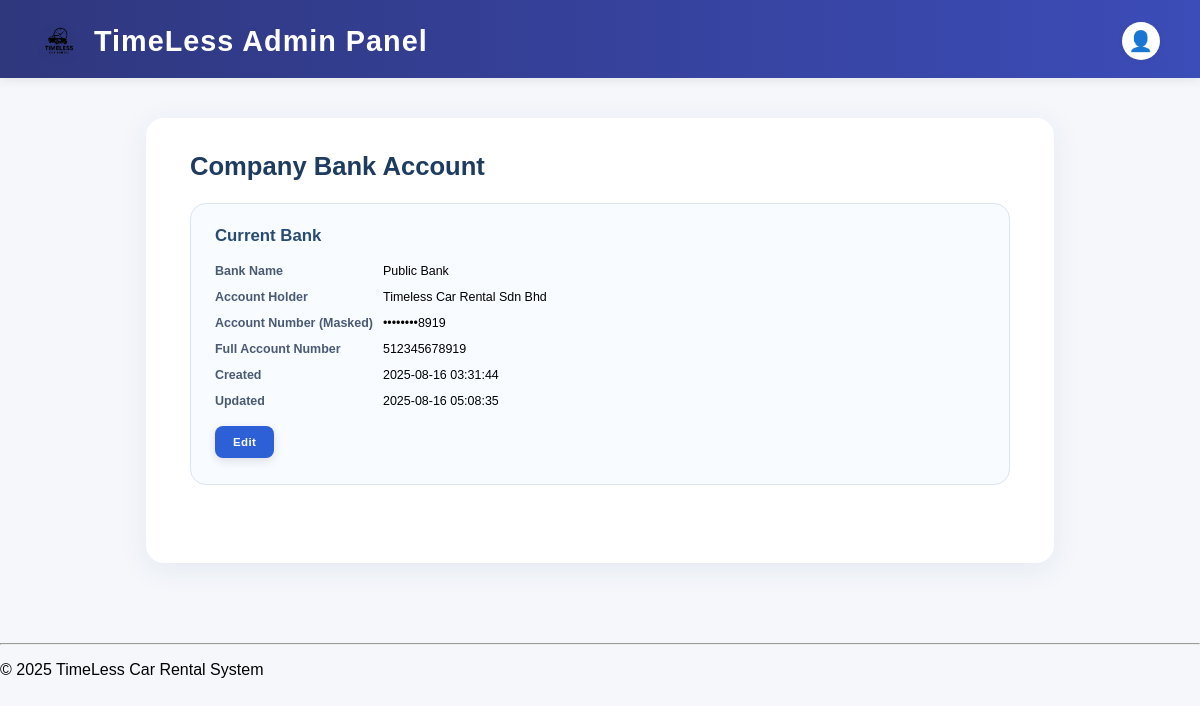
Page /admin/company_banks.php (signed in) on the committed database.
### tables this page shows
CREATE TABLE `company_bank_account` (
  `company_bank_id` int(11) NOT NULL,
  `bank_name` varchar(100) NOT NULL,
  `account_holder` varchar(120) NOT NULL,
  `account_no` varchar(34) NOT NULL,
  `is_active` tinyint(1) NOT NULL DEFAULT 1,
  `display_order` int(11) NOT NULL DEFAULT 0,
  `created_at` datetime NOT NULL DEFAULT current_timestamp(),
  `updated_at` datetime DEFAULT NULL ON UPDATE current_timestamp()
);

### admin/company_banks.php (the view, shortened to what this page needs)
<?php
require_once '../connect.php';
function h($v): string { return htmlspecialchars((string)$v, ENT_QUOTES, 'UTF-8'); }
function maskAcct(?string $acct): string {
    $acct = preg_replace('/\D+/', '', (string)$acct);
    return strlen($acct)<=4 ? $acct : str_repeat('•', strlen($acct)-4).substr($acct,-4);
}
$bankRow = null;
$res = $conn->query("SELECT * FROM company_bank_account ORDER BY company_bank_id LIMIT 1");
if ($res && $res->num_rows) {
    $bankRow = $res->fetch_assoc();
}
$flash = $_GET['flash'] ?? '';
$errors = [];
if (!$errors && !empty($_GET['flash'])) {
} else {
    if (!$flash && !$errors) {
        $res2 = $conn->query("SELECT * FROM company_bank_account ORDER BY company_bank_id LIMIT 1");
        $bankRow = ($res2 && $res2->num_rows) ? $res2->fetch_assoc() : null;
    }
}
include 'admin_header.php';
?>
<!DOCTYPE html>
<html lang="en">
<head>
</head>
<body>
<div class="container">
    <h1>Company Bank Account</h1>
    <?php if ($bankRow): ?>
        <div class="card">
            <h2>Current Bank</h2>
            <table class="kv">
                <tr><th>Bank Name</th><td><?= h($bankRow['bank_name']) ?></td></tr>
                <tr><th>Account Holder</th><td><?= h($bankRow['account_holder']) ?></td></tr>
                <tr><th>Account Number (Masked)</th><td><?= h(maskAcct($bankRow['account_no'])) ?></td></tr>
                <tr><th>Full Account Number</th><td><?= h($bankRow['account_no']) ?></td></tr>
                <tr><th>Created</th><td><?= h($bankRow['created_at']) ?></td></tr>
                <?php if (!empty($bankRow['updated_at'])): ?>
                    <tr><th>Updated</th><td><?= h($bankRow['updated_at']) ?></td></tr>
                <?php endif; ?>
            </table>
            <div class="actions">
                <button type="button" onclick="toggleEdit()" id="editBtn">Edit</button>
            </div>
        </div>
    <?php endif; ?>
</div>
<?php include '../includes/footer.php'; ?>
</body>
</html>

### assets/css/style.css (style rules this page uses)
body { font-family: 'Segoe UI', Arial, sans-serif; background: #f6f7fb; margin: 0; padding: 0; }

### admin/company_banks.php (style rules this page uses)
body { background:#f5f7fb; margin:0; font-family:Arial,Helvetica,sans-serif; }
.container { max-width:820px; margin:40px auto 80px; background:#fff; padding:34px 44px 54px; border-radius:18px; box-shadow:0 6px 30px rgba(40,60,120,.08); }
h1 { margin:0 0 22px; font-size:1.6rem; color:#1e3c60; }
.card { background:#f8fbff; border:1px solid #dbe4f0; border-radius:16px; padding:22px 24px 26px; margin:0 0 24px; }
.card h2 { margin:0 0 12px; font-size:1.05rem; color:#274b74; }
.kv { width:100%; border-collapse:collapse; font-size:.78rem; }
.kv th { text-align:left; padding:6px 4px 6px 0; width:160px; color:#4a5a74; font-weight:600; }
.kv td { padding:6px 4px; }
.actions { display:flex; gap:14px; margin-top:12px; flex-wrap:wrap; }
button, .btn-link { background:#2d5fd6; color:#fff; border:none; border-radius:8px; padding:10px 18px; font-size:.72rem; font-weight:700; cursor:pointer; letter-spacing:.4px; text-decoration:none; box-shadow:0 3px 10px rgba(0,0,0,.12); }

### rows in the picture
company_bank_account: bank_name "Public Bank", account_holder "Timeless Car Rental Sdn Bhd", account_no "••••••••8919", account_no "512345678919", created_at "2025-08-16 03:31:44", updated_at "2025-08-16 05:08:35"
